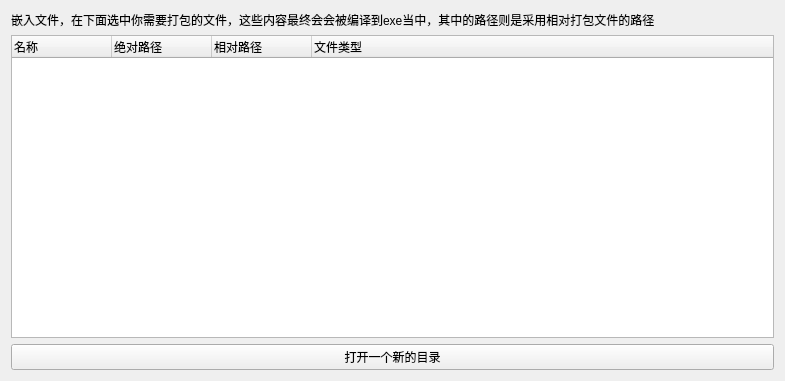
          <widget class="QWidget" name="scrollAreaWidgetContents_3">
           <property name="geometry">
            <rect>
             <x>0</x>
             <y>0</y>
             <width>785</width>
             <height>381</height>
            </rect>
           </property>
           <layout class="QVBoxLayout" name="verticalLayout_14">
            <item>
             <widget class="QLabel" name="label_4">
              <property name="text">
               <string>嵌入文件，在下面选中你需要打包的文件，这些内容最终会会被编译到exe当中，其中的路径则是采用相对打包文件的路径</string>
              </property>
              <property name="wordWrap">
               <bool>true</bool>
              </property>
             </widget>
            </item>
            <item>
             <widget class="FileTree" name="treeWidget">
              <column>
               <property name="text">
                <string>名称</string>
               </property>
              </column>
              <column>
               <property name="text">
                <string>绝对路径</string>
               </property>
              </column>
              <column>
               <property name="text">
                <string>相对路径</string>
               </property>
              </column>
              <column>
               <property name="text">
                <string>文件类型</string>
               </property>
              </column>
             </widget>
            </item>
            <item>
             <widget class="QPushButton" name="BTNFlushDir">
              <property name="toolTip">
               <string>&lt;html&gt;&lt;head/&gt;&lt;body&gt;&lt;p&gt;警告:尽可能不要使用除了项目路径外的其他路径，可能会导致意料之外的错误&lt;/p&gt;&lt;p&gt;程序寻找这些额外的文件是使用相对路径进行寻找&lt;/p&gt;&lt;/body&gt;&lt;/html&gt;</string>
              </property>
              <property name="statusTip">
               <string>警告:尽可能不要使用除了项目路径外的其他路径，可能会导致意料之外的错误 程序寻找这些额外的文件是使用相对路径进行寻找</string>
              </property>
              <property name="whatsThis">
               <string>警告:尽可能不要使用除了项目路径外的其他路径，可能会导致意料之外的错误
程序寻找这些额外的文件是使用相对路径进行寻找</string>
              </property>
              <property name="text">
               <string>打开一个新的目录</string>
              </property>
             </widget>
            </item>
           </layout>
          </widget>
